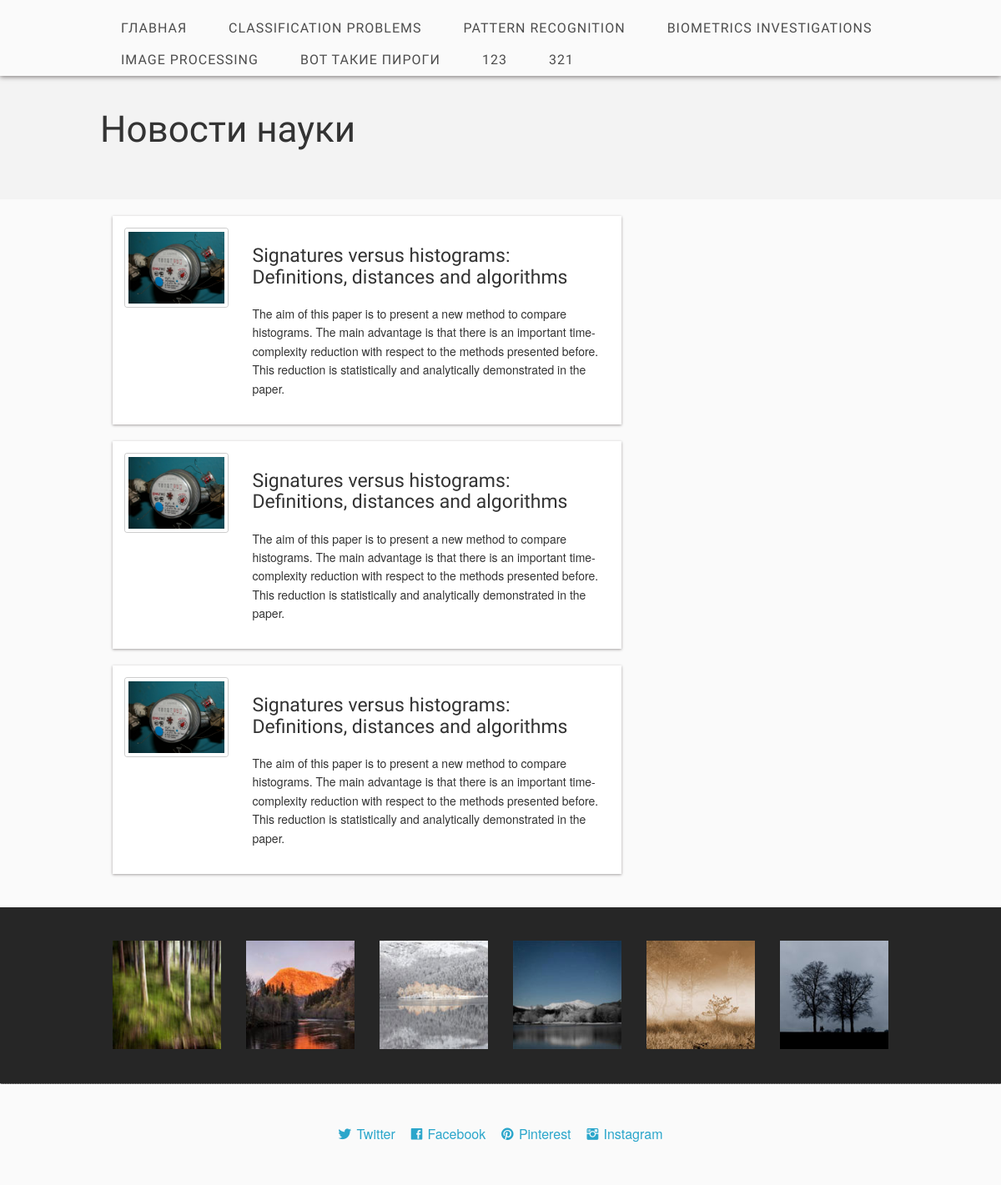
Screenshot of /3/ with the database file from the repository.
### news/models.py (models this page shows, shortened)
class Rubric(models.Model):
    name = models.CharField(max_length=256)

class Article(models.Model):
    title = models.CharField(max_length=256)
    keywords = models.CharField(max_length=256)
    annotation = models.TextField()
    rubNum = models.ForeignKey(
        'Rubric',
        on_delete=models.CASCADE)

### news/views.py (the view)
# urls.py: path('<int:rubric_id>/', by_rubric, name='by_rubric'),
def by_rubric(request, rubric_id):
    articles = Article.objects.filter(rubNum=Rubric.objects.get(pk=rubric_id))
    rubrics = Rubric.objects.all()
    current_rubric = Rubric.objects.get(pk=rubric_id)
    context = {'articles': articles, 'rubrics': rubrics, 'current_rubric': current_rubric}
    return render(request, 'by_rubric.html', context)

### news/templates/by_rubric.html (shortened to what this page needs)
{% load static %}
<!DOCTYPE html>
<html class="no-js" lang="en">
<head>
    <link rel="stylesheet" href="{% static 'stylesheets/foundation.min.css' %}">
    <link rel="stylesheet" href="{% static 'stylesheets/main.css' %}">
    <link rel="stylesheet" href="{% static 'stylesheets/app.css' %}">
    <link rel="stylesheet" href="{% static 'fonts/ligature.css' %}">
</head>
<body>
<nav>
    <div class="twelve columns header_nav">
        <div class="row">
            <ul id="menu-header" class="nav-bar horizontal">
                <li><a href="{% url 'index' %}">Главная</a></li>
                {% for rubric in rubrics %}
                <li><a href="{% url 'by_rubric' rubric.pk %}">{{ rubric.name }}</a></li>
                {% endfor %}
            </ul>
        </div>
    </div>
</nav>
<header>
    <div class="row">
        <h1>Новости науки</h1>
    </div>
</header>
<section>
    <div class="section_main">
        <div class="row">
            <section class="eight columns">
                {% for article in articles %}
                <article class="blog_post">
                    <div class="three columns">
                        <a href="/news/article" class="th"><img
                                src="{% static 'images/a1.jpg' %}" alt="desc"/></a>
                    </div>
                    <div class="nine columns">
                        <a href="/news/article"><h4>{{article.title}}</h4></a>
                        <p>{{article.annotation}}</p>
                    </div>
                </article>
                {% endfor %}
            </section>
        </div>
    </div>
</section>
<section>
    <div class="section_dark">
        <div class="row">
            <div class="two columns">
                <img src="{% static 'images/thumb1.jpg' %}" alt="desc"/>
            </div>
            <div class="two columns">
                <img src="{% static 'images/thumb2.jpg' %}" alt="desc"/>
            </div>
            <div class="two columns">
                <img src="{% static 'images/thumb3.jpg' %}" alt="desc"/>
            </div>
            <div class="two columns">
                <img src="{% static 'images/thumb4.jpg' %}" alt="desc"/>
            </div>
            <div class="two columns">
                <img src="{% static 'images/thumb5.jpg' %}" alt="desc"/>
            </div>
            <div class="two columns">
                <img src="{% static 'images/thumb6.jpg' %}" alt="desc"/>
            </div>
        </div>
    </div>
</section>
<footer>
    <div class="row">
        <div class="twelve columns footer">
            <a href="" class="lsf-icon" style="font-size:16px; margin-right:15px" title="twitter">Twitter</a>
            <a href="" class="lsf-icon" style="font-size:16px; margin-right:15px" title="facebook">Facebook</a>
            <a href="" class="lsf-icon" style="font-size:16px; margin-right:15px" title="pinterest">Pinterest</a>
            <a href="" class="lsf-icon" style="font-size:16px" title="instagram">Instagram</a>
        </div>
    </div>
</footer>
</body>
</html>

### static/stylesheets/main.css (style rules this page uses)
.lsf-icon:before { content:attr(title); margin-right:0.3em; font-size:64px; font-family: 'LigatureSymbols'; -webkit-text-rendering: optimizeLegibility; -moz-text-rendering: optimizeLegibility; -ms-text-rendering: optimizeLegibility; -o-text-rendering: optimizeLegibility; text-rendering: optimizeLegibility; -webkit-font-smoothing: antialiased; -moz-font-smoothing: antialiased; -ms-font-smoothing: antialiased; -o-font-smoothing: antialiased; font-smoothing: antialiased; }
body { background: #fafafa }
.row { width: 960px }
header { background: #f3f3f3; clear:both; padding: 20px 0 40px }
.header_nav { background: #fafafa; padding: 15px 0 0; box-shadow: 0 1px 6px rgba(34, 25, 25, 0.6); z-index: 999 }
.blog_post { clear: both; padding: 15px 0; overflow:auto; margin-bottom: 20px; background:#FFF; box-shadow: 0 1px 3px rgba(34, 25, 25, 0.4) }
p { color: #333 }
h1,h2,h3,h4 { font-family:'Open Sans Condensed',sans-serif; font-weight: normal; color: #333; margin: 20px 0 }
.section_dark { background: #262626; border-top: 0; border-bottom: 1px dotted #999; padding: 20px 0 40px }
.section_main { padding: 20px 0 }
.nav-bar { margin-top: 0; background: none }
.nav-bar > li { border: 0; padding: 0; font-family: 'Open Sans Condensed',sans-serif; letter-spacing: 1px; box-shadow: none }
.nav-bar > li > a:first-child { font-size: 16px; text-transform: uppercase; padding: 0 25px }
.nav-bar > li:last-child { border: 0; box-shadow: none }
.nav-bar > li > a { color: #4d4d4d }
.footer { text-align:center; padding: 50px 0 }

### rows the page displays
Rubric: name "CLASSIFICATION PROBLEMS"
Rubric: name "PATTERN RECOGNITION"
Rubric: name "BIOMETRICS INVESTIGATIONS"
Rubric: name "IMAGE PROCESSING"
Rubric: name "ВОТ ТАКИЕ ПИРОГИ"
Rubric: name "123"
Rubric: name "321"
Article: title "Signatures versus histograms: Definitions, distances and algorithms", annotation "The aim of this paper is to present a new method to compare histograms. The main advantage is that there is an important time-complexity reduction with respect to the methods presented before. This reduction is statistically and analytically demonstrated in the paper."
Article: title "Signatures versus histograms: Definitions, distances and algorithms", annotation "The aim of this paper is to present a new method to compare histograms. The main advantage is that there is an important time-complexity reduction with respect to the methods presented before. This reduction is statistically and analytically demonstrated in the paper."
Article: title "Signatures versus histograms: Definitions, distances and algorithms", annotation "The aim of this paper is to present a new method to compare histograms. The main advantage is that there is an important time-complexity reduction with respect to the methods presented before. This reduction is statistically and analytically demonstrated in the paper."
